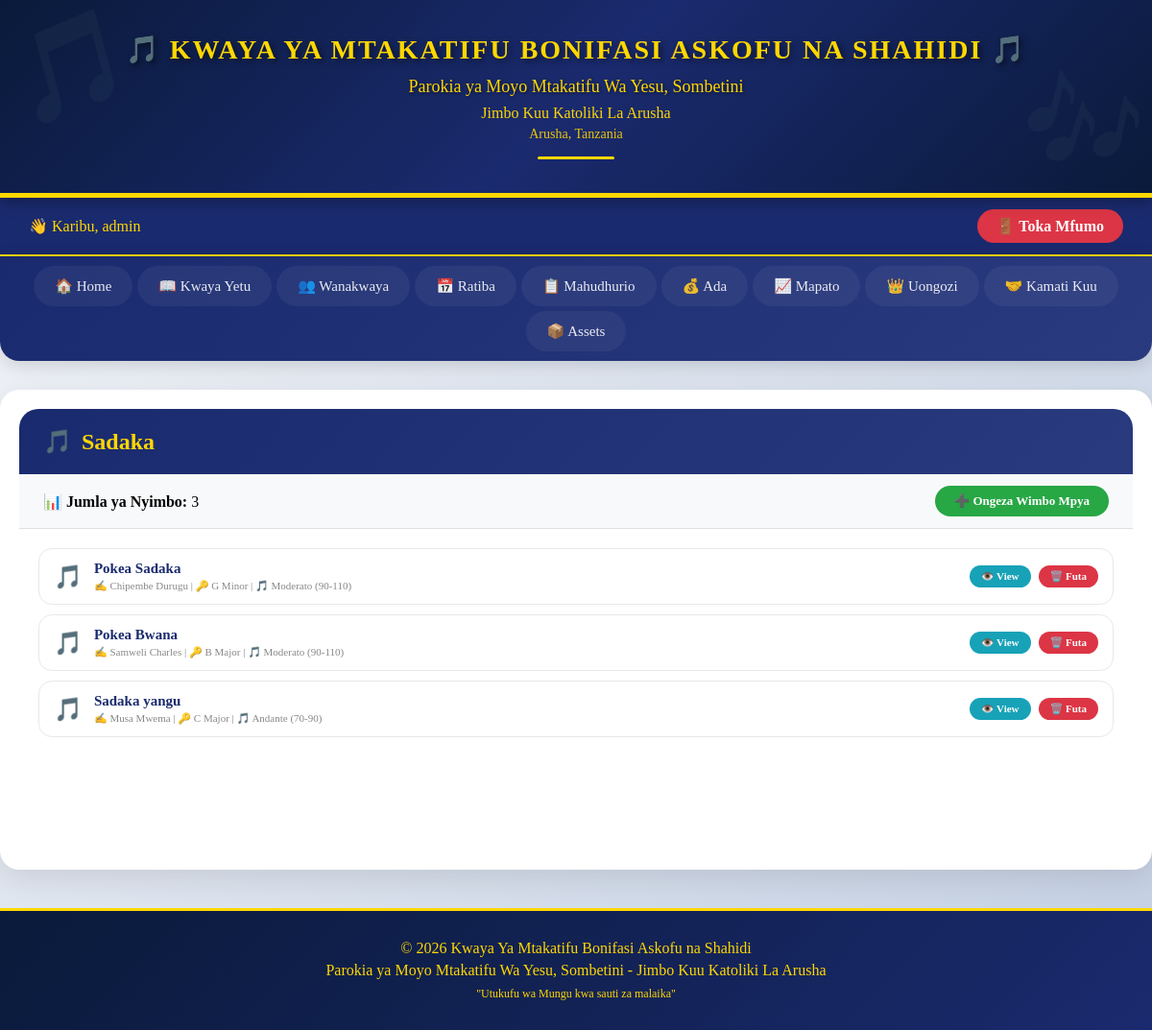
Screenshot of /ratiba/makundi/Sadaka (signed in) with the database file from the repository.
### tables this page shows
CREATE TABLE nyimbo (
            id INTEGER PRIMARY KEY AUTOINCREMENT,
            jina TEXT NOT NULL,
            mtunzi TEXT,
            maneno TEXT,
            key TEXT,
            time_signature TEXT,
            tempo TEXT,
            kundi TEXT NOT NULL,
            nota_pdf TEXT,
            midi_file TEXT,
            tarehe_ongezwa DATE DEFAULT CURRENT_DATE
        );

### app.py (the view)
@app.route('/ratiba/makundi/<kundi>')
def ratiba_makundi_nyimbo(kundi):
    if 'user_id' not in session:
        return redirect(url_for('login'))
    with get_db() as conn:
        nyimbo = conn.execute("SELECT * FROM nyimbo WHERE kundi = ? ORDER BY id DESC", (kundi,)).fetchall()
    return render_template('makundi_nyimbo.html', kundi=kundi, nyimbo=nyimbo)

### app.py (called while the page is built)
def get_db():
    conn = sqlite3.connect(DATABASE)
    conn.row_factory = sqlite3.Row
    return conn

### templates/makundi_nyimbo.html (shortened to what this page needs)
{% extends "base.html" %}
{% block content %}
<div class="category-header">
    <h1>
        <span>🎵</span> {{ kundi }}
    </h1>
</div>
<div class="category-stats">
    <div>
        📊 <strong>Jumla ya Nyimbo:</strong> {{ nyimbo|length }}
    </div>
    <div>
        <a href="{{ url_for('ratiba_ongezwa_wimbo') }}" class="add-btn">➕ Ongeza Wimbo Mpya</a>
    </div>
</div>
<div class="songs-grid">
    {% if nyimbo %}
        {% for w in nyimbo %}
        <div class="song-card">
            <div class="song-info">
                <div class="song-icon">🎵</div>
                <div class="song-details">
                    <div class="song-title">{{ w.jina }}</div>
                    <div class="song-meta">
                        {% if w.mtunzi %}✍️ {{ w.mtunzi }} | {% endif %}
                        {% if w.key %}🔑 {{ w.key }} | {% endif %}
                        {% if w.tempo %}🎵 {{ w.tempo }}{% endif %}
                    </div>
                </div>
            </div>
            <div class="song-actions">
                <a href="{{ url_for('ratiba_view_wimbo', id=w.id) }}" class="view-btn">👁️ View</a>
                <a href="{{ url_for('ratiba_futa_wimbo', id=w.id) }}" class="delete-btn" onclick="return confirm('Una uhakika unataka kufuta wimbo huu?')">🗑️ Futa</a>
            </div>
        </div>
        {% endfor %}
    {% else %}
        <div class="empty-state">
            <i>📭</i>
            <p>Hakuna nyimbo zilizorekodiwa bado</p>
            <a href="{{ url_for('ratiba_ongezwa_wimbo') }}" style="color: #28a745;">➕ Ongeza Wimbo Mpya</a>
        </div>
    {% endif %}
</div>
{% endblock %}

### templates/base.html (style rules this page uses)
* { margin: 0; padding: 0; box-sizing: border-box; }
body { font-family: 'Times New Roman', Times, serif; background: linear-gradient(135deg, #f5f7fa 0%, #c3cfe2 100%); min-height: 100vh; }

### templates/makundi_nyimbo.html (style rules this page uses)
.category-header { background: linear-gradient(135deg, #1a2a6e 0%, #2a3a7e 100%); padding: 20px 25px; border-radius: 20px 20px 0 0; color: white; }
.category-header h1 { color: #FFD700; margin: 0; font-size: 24px; display: flex; align-items: center; gap: 10px; }
.category-stats { background: #f8f9fa; padding: 12px 25px; display: flex; justify-content: space-between; align-items: center; flex-wrap: wrap; gap: 15px; border-bottom: 1px solid #e0e0e0; }
.add-btn { background: #28a745; color: white; border: none; padding: 8px 20px; border-radius: 30px; text-decoration: none; font-weight: bold; font-size: 13px; display: inline-flex; align-items: center; gap: 6px; transition: all 0.2s; }
.songs-grid { padding: 20px; display: flex; flex-direction: column; gap: 10px; }
.song-card { background: white; border: 1px solid #e8e8e8; border-radius: 14px; padding: 12px 15px; display: flex; justify-content: space-between; align-items: center; flex-wrap: wrap; gap: 10px; transition: all 0.2s; }
.song-info { display: flex; align-items: center; gap: 12px; flex-wrap: wrap; }
.song-icon { font-size: 24px; }
.song-details { display: flex; flex-direction: column; }
.song-title { font-weight: 700; color: #1a2a6e; font-size: 15px; }
.song-meta { font-size: 11px; color: #888; margin-top: 3px; }
.song-actions { display: flex; gap: 8px; }
.view-btn { background: #17a2b8; color: white; padding: 5px 12px; border-radius: 20px; text-decoration: none; font-size: 11px; font-weight: bold; }
.delete-btn { background: #dc3545; color: white; padding: 5px 12px; border-radius: 20px; text-decoration: none; font-size: 11px; font-weight: bold; }

### rows the page displays
nyimbo: jina "Pokea Sadaka", mtunzi "Chipembe Durugu", key "G Minor", tempo "Moderato (90-110)"
nyimbo: jina "Pokea Bwana", mtunzi "Samweli Charles", key "B Major", tempo "Moderato (90-110)"
nyimbo: jina "Sadaka yangu", mtunzi "Musa Mwema", key "C Major", tempo "Andante (70-90)"

### other values shown
{{ session.username }} "admin"
{{ kundi }} "Sadaka"
{{ nyimbo|length }} "3"
